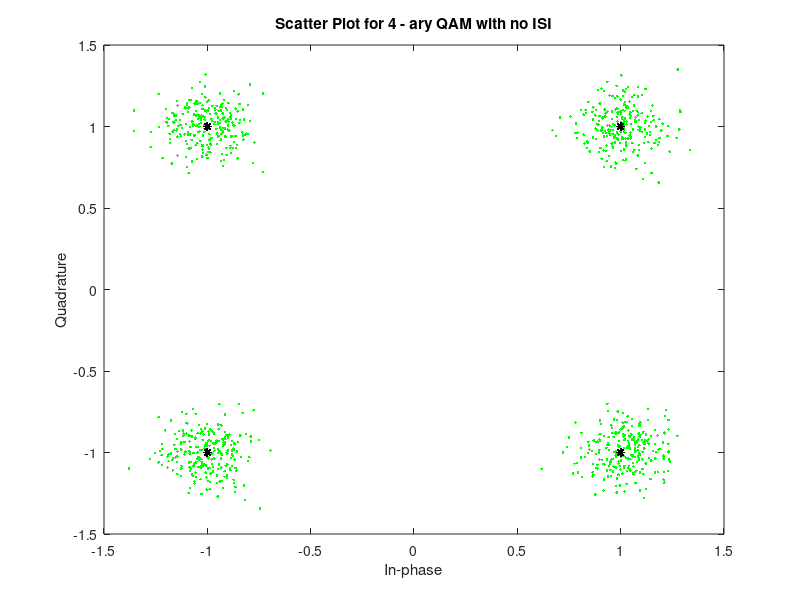
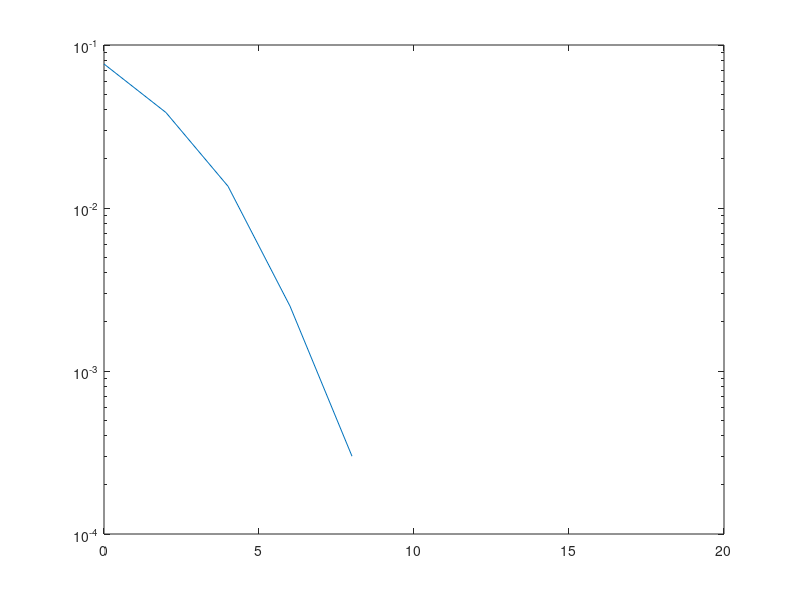

Write the MATLAB code that produced these figures, in order. (Note: this script raises an error after producing the figures.)
%% ECE408 Wireless Communications
% Armaan Kohli
% Spring 2020
% Project 1
clear all;
close all;
clc;
%% Part 1: QAM Simulation w/ No Channel

numIter = 5; % The number of iterations of the monte-carlo simulation
nSym = 1000; % The number of symbols per packet
SNR_Vec = 0:2:16;
lenSNR = length(SNR_Vec);

M = [4, 16]; % The M-ary number

chan = 1; % No channel

% Create a vector to store the BER computed during each iteration
berVec = zeros(numIter, lenSNR);

% Run the simulation numIter amount of times for both 4-ary and 16-ary QAM
for m = M
    for ii = 1:numIter
        
        K = log2(m); % COMMENT HERE
        % Generating random bits to send
        bits = randi(2,[nSym*K, 1])-1; 
        
        % Reshape bits into K-tuples
        data = reshape(bits,length(bits)/K,K);   
        msg = bi2de(data);

        for jj = 1:lenSNR % One iteration of the simulation at each SNR

            tx = qammod(msg,m); % QAM modulate the signal

            txChan = tx; % Perfect channel - introduces no ISI

            % Convert from EbNo to SNR and add AWGN
            txNoisy = awgn(txChan,(10*log10(K) + SNR_Vec(jj)),'measured'); 
            
            rx = qamdemod(txNoisy,m); % Demodulate

            % Converting symbols back to bits
            dataOutMatrix = de2bi(rx,K);
            rxMSG = dataOutMatrix(:); 

            % Compute and store the BER for this iteration

            [~, berVec(ii,jj)] = biterr(bits, rxMSG);  
        end % End SNR iteration
    end % End numIter iteration
    
    % Generate plots for each M-ary scheme
    
    % Generate scatterplot
    title1 = sprintf("Scatter Plot for %d - ary QAM with no ISI",m);
    sPlotFig = scatterplot(txNoisy,1,0,'g.');
    hold on;
    figure(1);
    scatterplot(tx,1,0,'k*',sPlotFig)
    hold off;
    title(title1)

    % Compute and plot the mean BER
    ber = mean(berVec,1);
    figure(2)
    semilogy(SNR_Vec,ber)
    % Compute the theoretical BER for this scenario and graph waterfall 
    berTheory = berawgn(SNR_Vec, 'qam', m); % theoretical BER
    title2 = sprintf("BER Waterfall Curve for %d - ary QAM with no ISI",m);
    hold on
    semilogy(SNR_Vec, berTheory)
    xlabel('SNR(dB)');  ylabel('BER');
    legend('BER','Theoretical BER','Location','southwest')
    title(title2)

end % End M-ary iteration
